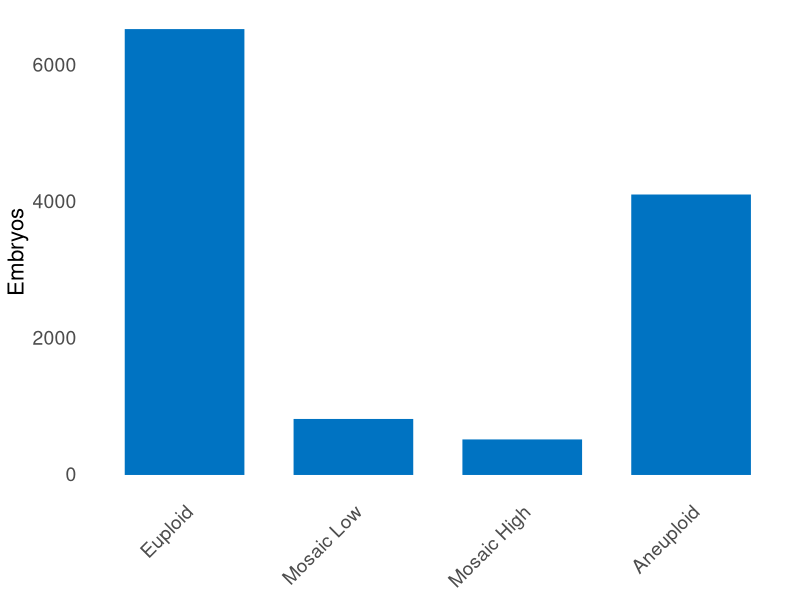
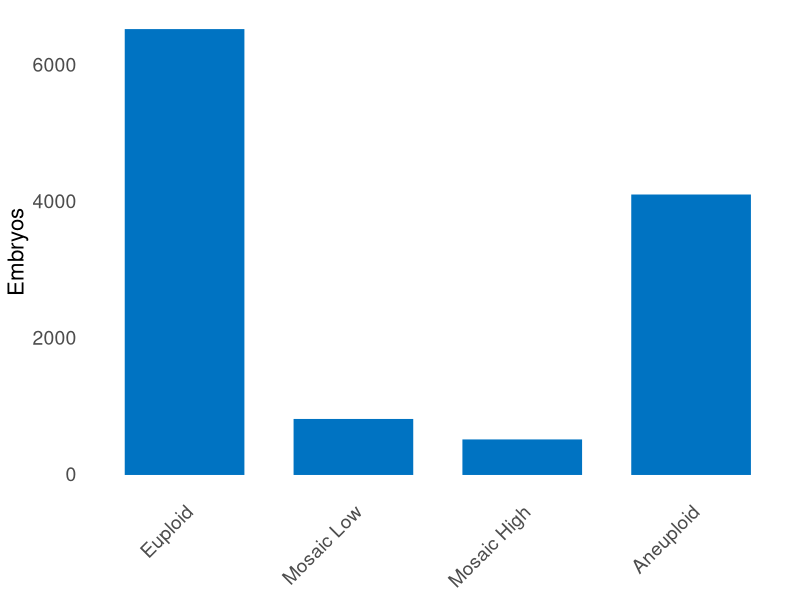

These charts were generated, in order, by the following R code:
# Clinical data (for reference)
clinical_data <- c(6512, 799, 499, 4088)

# Set populations (as specified)
set_populations <- list(
  c(11860, 0, 0, 0),          # Population 1
  c(0, 0, 0, 11860),          # Population 2
  c(5930, 0, 0, 5930),        # Population 3
  c(3396, 2229, 2298, 3937),  # Population 4
  c(6512, 799, 499, 4088)     # Population 5 (same as clinical data)
)

# Labels for the set populations
set_labels <- c("Pop 1", "Pop 2", "Pop 3", "Pop 4", "Pop 5 (Clinical)")

# Choose the population to visualize (Population 5)
population_index <- 5  # Population 5

# Function to run chi-squared tests for set populations
run_chi_squared_for_sets <- function(clinical, set_pops) {
  p_values <- numeric(length(set_pops))
  for (i in 1:length(set_pops)) {
    chi_vals <- matrix(c(set_pops[[i]], clinical), ncol = 4, byrow = TRUE)
    test_result <- chisq.test(chi_vals)
    p_values[i] <- test_result$p.value
  }
  return(p_values)
}

# Run chi-squared tests for the set populations
set_p_values <- run_chi_squared_for_sets(clinical_data, set_populations)

# Create a data frame for Population 5
pop_df <- data.frame(
  Category = factor(c("Euploid", "Mosaic Low", "Mosaic High", "Aneuploid"),
                    levels = c("Euploid", "Mosaic Low", "Mosaic High", "Aneuploid")),
  Count = set_populations[[population_index]]
)

# Load ggplot2 library
library(ggplot2)

# Plot the histogram for Population 5 with a single color and no legend
plot5 <- ggplot(pop_df, aes(x = Category, y = Count, fill = Category)) +
  geom_bar(stat = "identity", color = "#0073C2FF", width = 0.7, fill = "#0073C2FF") + # Set a single fill color
  theme_minimal() +
  labs(x = NULL, y = "Embryos") +  # Removed the x-axis label
  theme(
    axis.text.x = element_text(angle = 45, hjust = 1, size = 14),
    axis.text.y = element_text(size = 14),  # Increase y-axis text size
    axis.title.x = element_text(size = 16),  # Increase x-axis title size
    axis.title.y = element_text(size = 16),
    panel.grid.major = element_blank(),
    panel.grid.minor = element_blank(),
    legend.position = "none",  # Remove the legend
    panel.border = element_blank(),  # Remove panel border
    plot.border = element_blank()    # Remove plot border
  )

# Display the plot
print(plot5)

# Save the plot as a PNG file with white background
ggsave(filename = "histogram_control_clinical.png", plot = plot5, bg = "white", width = 3.4, height = 3.4, dpi = 300)


